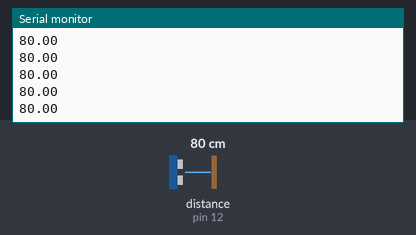
Recording of a sketch running on a simulated Arduino Uno, built with avr-gcc and run on an emulated ATmega328P. On the bench: the last lines printed to the serial monitor. The test bench sets the inputs (shaded band); at power-on: distance to the obstacle (sensor on pin 12) 80 cm.

Above: at 1.2 s.
1.3 s: distance to the obstacle (sensor on pin 12) set to 2 cm
At 1.35 s:
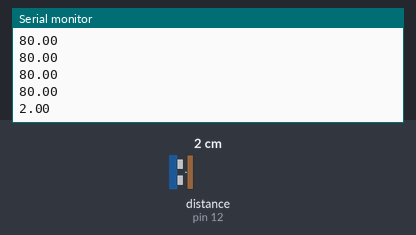
2.8 s: distance to the obstacle (sensor on pin 12) set to 4 cm
At 2.83 s:
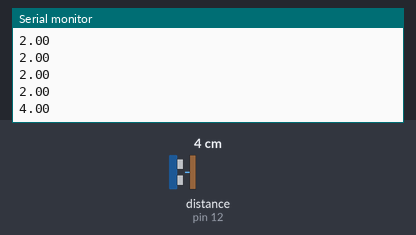
Timing chart, 0 to 5.8 s (numbered marks = the images above; inputs shaded):
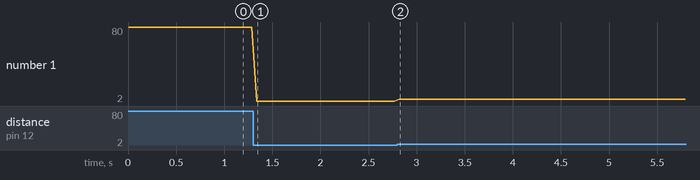

Measured:
- after the input at 1.3 s, the serial monitor: prints a new line at once (image 1)
- after the input at 2.8 s, the serial monitor: prints a new line at once (image 2)
- plotted number 1: 80 → 2 after the input at 1.3 s, 2 → 4 after the input at 2.8 s

The sketch:

simple_ultrosonic.ino
```cpp
#include <HCSR04.h>

UltraSonicDistanceSensor distanceSensor(13, 12);  // Initialize sensor that uses digital pins 13 and 12.

void setup () {
    Serial.begin(9600);  // We initialize serial connection so that we could print values from sensor.
}

void loop () {
    // Every 500 miliseconds, do a measurement using the sensor and print the distance in centimeters.
    Serial.println(distanceSensor.measureDistanceCm());
    delay(50);
}
```
